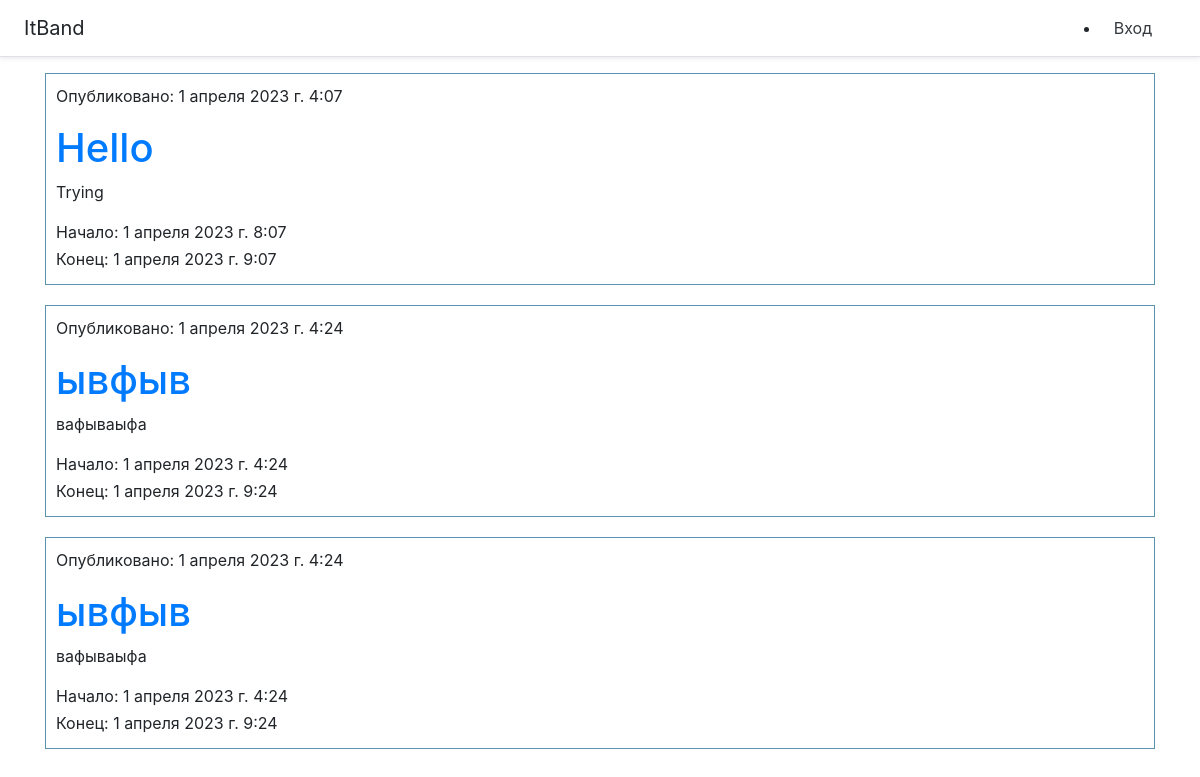
The app's page /, older data.
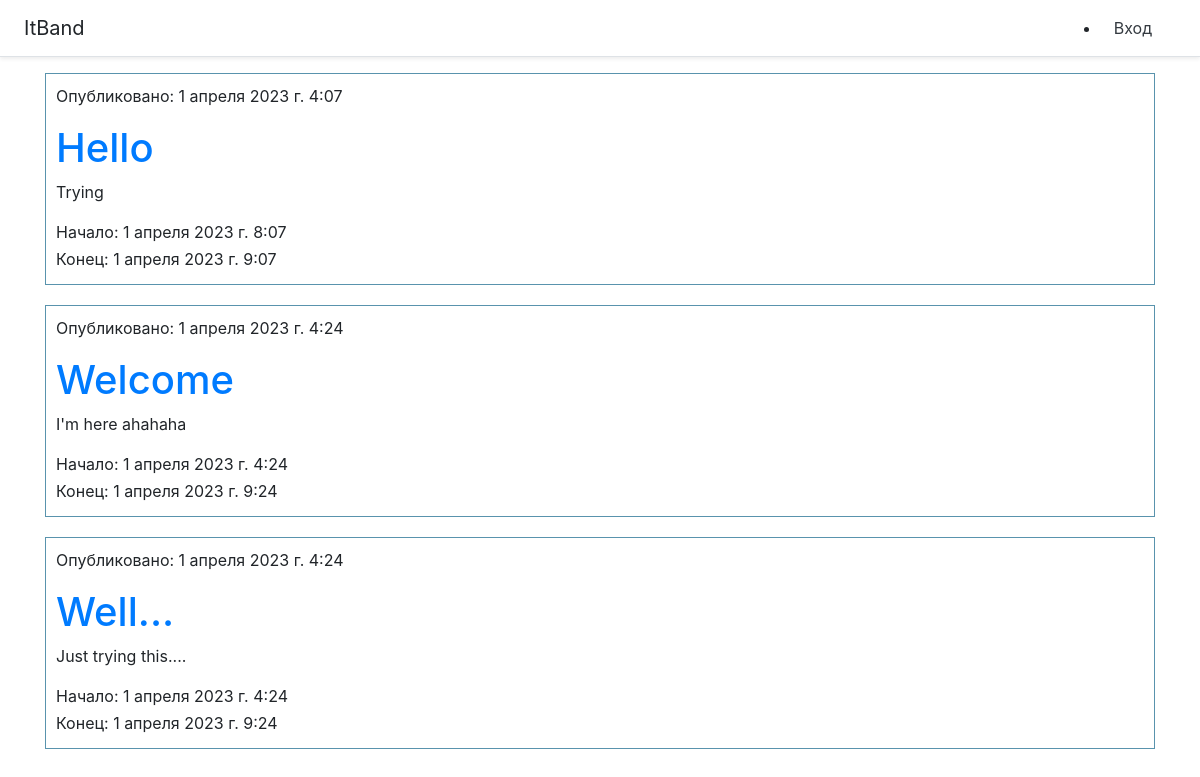
The same page, newer data.
### blog/models.py (models this page shows, shortened)
class BlogPost(models.Model):
    author = models.ForeignKey(settings.AUTH_USER_MODEL, on_delete=models.CASCADE)
    title = models.CharField(max_length=200)
    image = models.ImageField(upload_to='images/', null=True, blank=True)
    text = models.TextField()
    created_date = models.DateTimeField(default=timezone.now)
    start_date = models.DateTimeField(blank=True, null=True)
    end_date = models.DateTimeField(blank=True, null=True)
    participants = models.ManyToManyField(User, related_name="blog_participants")

### blog/views.py (the view)
# urls.py: path('', views.blog_list, name="blog_list"),
def blog_list(request):
    blog_posts = BlogPost.objects.all()
    return render(request, 'blog_list.html', {'blog_posts': blog_posts})

### blog/templates/blog_list.html (shortened to what this page needs)
{% extends "base.html" %}
{% block content %}
<head>
</head>
{% for post in blog_posts %}
    <div class="post">
        <p>Опубликовано: {{ post.created_date }}</p>
        <h1><a href="">{{ post.title }}</a></h1>
        <p>{{ post.text }}</p>
        <p class="p">Начало: {{ post.start_date }}</p>
        <p class="p">Конец: {{ post.end_date}}</p>
    </div>
{% endfor %}
{% endblock %}

### app/templates/base.html (shortened to what this page needs)
<!doctype html>
<html lang="ru">
<head>
    <link rel="stylesheet" href="https://stackpath.bootstrapcdn.com/bootstrap/4.5.0/css/bootstrap.min.css">
  </head>
<body>
    <div class="d-flex flex-column flex-md-row align-items-center p-3 px-md-4 mb-3 bg-white border-bottom shadow-sm">
      <h5 class="my-0 mr-md-auto font-weight-normal">ItBand</h5>
      <li class="nav-item">
    </li>
      <nav class="my-2 my-md-0 mr-md-3">
        {% if request.user.is_authenticated %}
        <a class="p-2 text-dark" href="{% url 'my_blogs' %}">Мои Интенсивы</a>
        <a class="p-2 text-dark" href="{% url 'create_blog_post' %}">Создать</a>
        <a class="p-2 text-dark" href="{% url 'account_logout' %}">Выход</a>
        {% else %}
        <a class="p-2 text-dark" href="{% url 'account_login' %}">Вход</a>
        {% endif %}
      </nav>
    </div>
    <div class="container">
        {% block content %}{% endblock %}
    </div>
</body>
</html>

### blog/templates/blog_list.html (style rules this page uses)
.p { margin-bottom: 3px; }
.post { border: 1px solid #5993ad; padding: 10px; margin-bottom: 20px; }

Row changes from the older to the newer data that the page shows:
changed BlogPost: title "ывфыв" → "Welcome"; text "вафываыфа" → "I'm here ahahaha"
changed BlogPost: title "ывфыв" → "Well..."; text "вафываыфа" → "Just trying this...."
